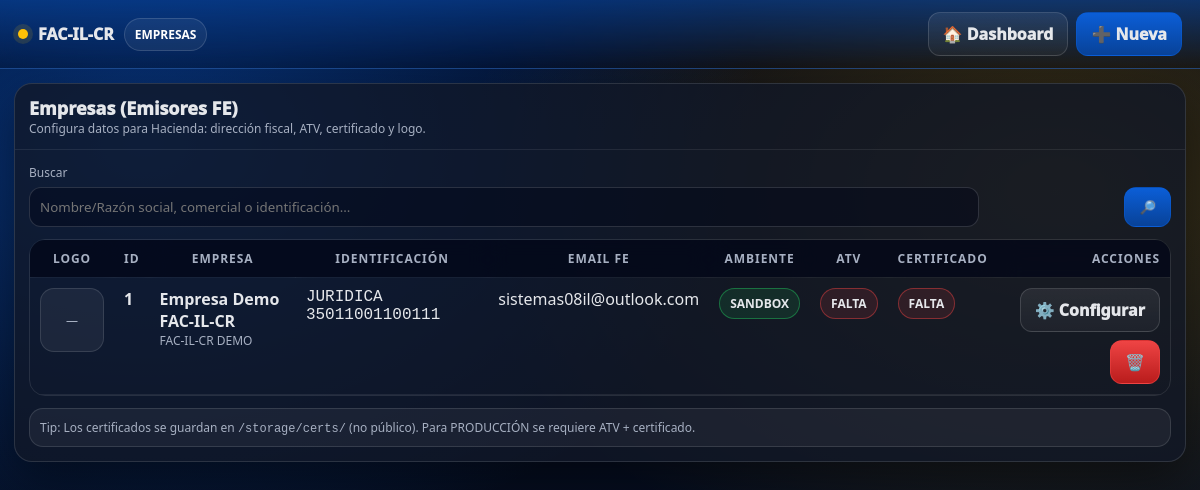
The app's page /empresas.php (signed in) with its own data.
### tables this page shows
CREATE TABLE `empresas` (
  `id` int(11) NOT NULL,
  `nombre` varchar(150) NOT NULL,
  `cedula_juridica` varchar(20) NOT NULL,
  `nombre_comercial` varchar(150) DEFAULT NULL,
  `actividad_economica` varchar(10) DEFAULT NULL,
  `email` varchar(120) DEFAULT NULL,
  `telefono` varchar(30) DEFAULT NULL,
  `direccion` text DEFAULT NULL,
  `logo_blob` longblob DEFAULT NULL,
  `logo_mime` varchar(60) DEFAULT NULL,
  `moneda_base` char(3) NOT NULL DEFAULT 'CRC',
  `estado` tinyint(4) NOT NULL DEFAULT 1,
  `created_at` timestamp NOT NULL DEFAULT current_timestamp(),
  `updated_at` timestamp NULL DEFAULT NULL ON UPDATE current_timestamp(),
  `tipo_identificacion` enum('FISICA','JURIDICA','DIMEX','NITE') NOT NULL DEFAULT 'JURIDICA',
  `identificacion` varchar(20) NOT NULL,
  `email_fe` varchar(120) NOT NULL,
  `provincia` varchar(2) NOT NULL,
  `canton` varchar(2) NOT NULL,
  `distrito` varchar(2) NOT NULL,
  `barrio` varchar(2) NOT NULL,
  `otras_senas` varchar(255) NOT NULL,
  `atv_usuario` varchar(100) DEFAULT NULL,
  `atv_password` varbinary(255) DEFAULT NULL,
  `fe_ambiente` enum('SANDBOX','PRODUCCION') NOT NULL DEFAULT 'SANDBOX',
  `cert_ruta` varchar(255) DEFAULT NULL,
  `cert_password` varbinary(255) DEFAULT NULL
);

### empresas.php (the view, shortened to what this page needs)
<?php
require_once __DIR__."/config/db.php";
function h($s){ return htmlspecialchars((string)$s, ENT_QUOTES, 'UTF-8'); }
function col_exists(PDO $pdo,string $t,string $c):bool{
  $st=$pdo->prepare("SELECT COUNT(*) FROM INFORMATION_SCHEMA.COLUMNS WHERE TABLE_SCHEMA=DATABASE() AND TABLE_NAME=? AND COLUMN_NAME=?");
  $st->execute([$t,$c]); return ((int)$st->fetchColumn())>0;
}
function pick_col(PDO $pdo,string $t,array $cands,?string $default=null): ?string {
  foreach($cands as $c){ if(col_exists($pdo,$t,$c)) return $c; }
  return $default;
}
$q=trim($_GET['q'] ?? '');
$where=[]; $params=[];
$col_razon = pick_col($pdo,'empresas',['razon_social','nombre'], 'nombre');
$col_comercial = pick_col($pdo,'empresas',['nombre_comercial'], null);
$col_tipo_id = pick_col($pdo,'empresas',['tipo_identificacion'], null);
$col_ident = pick_col($pdo,'empresas',['identificacion','cedula_juridica'], 'cedula_juridica');
$col_email = pick_col($pdo,'empresas',['email_fe','email'], 'email');
$has_logo = col_exists($pdo,'empresas','logo');
$has_fe = col_exists($pdo,'empresas','fe_ambiente');
$has_atv_user = col_exists($pdo,'empresas','atv_usuario');
$has_cert_ruta = col_exists($pdo,'empresas','cert_ruta');
$w=count($where)?("WHERE ".implode(" AND ",$where)):"";
$sel = "id, $col_razon AS razon_social";
if($col_comercial) $sel .= ", $col_comercial AS nombre_comercial";
if($col_tipo_id) $sel .= ", $col_tipo_id AS tipo_identificacion";
$sel .= ", $col_ident AS identificacion, $col_email AS email_fe";
if($has_fe) $sel.=", fe_ambiente";
if($has_atv_user) $sel.=", atv_usuario";
if($has_cert_ruta) $sel.=", cert_ruta";
if($has_logo) $sel.=", (logo IS NOT NULL) AS tiene_logo"; else $sel.=", 0 AS tiene_logo";
$st=$pdo->prepare("SELECT $sel FROM empresas $w ORDER BY id DESC LIMIT 2000");
$st->execute($params);
$rows=$st->fetchAll(PDO::FETCH_ASSOC);
?>
<!doctype html><html lang="es"><head><meta charset="utf-8"><meta name="viewport" content="width=device-width,initial-scale=1">
</head><body>
<div class="header">
  <div class="brand"><span class="dot"></span> FAC-IL-CR <span class="pill">EMPRESAS</span></div>
  <div class="actions">
    <a class="btn" href="dashboard.php">🏠 Dashboard</a>
    <a class="btn primary" href="empresas_nuevo.php">➕ Nueva</a>
  </div>
</div>
<div class="wrap">
  <div class="card">
    <div class="hd">
      <div>
        <div style="font-weight:1000;font-size:18px">Empresas (Emisores FE)</div>
        <div class="small">Configura datos para Hacienda: dirección fiscal, ATV, certificado y logo.</div>
      </div>
    </div>
    <div class="bd">
      <form class="grid" method="get">
        <div style="grid-column:span 10">
          <div class="label">Buscar</div>
          <input class="input" name="q" value="<?=h($q)?>" placeholder="Nombre/Razón social, comercial o identificación...">
        </div>
        <div style="grid-column:span 2;display:flex;justify-content:flex-end">
          <button class="btn primary" type="submit">🔎</button>
        </div>
      </form>
      <div style="margin-top:12px;overflow:auto;border:1px solid rgba(255,255,255,.10);border-radius:16px">
        <table class="table">
          <thead>
            <tr>
              <th>Logo</th>
              <th>ID</th>
              <th>Empresa</th>
              <th>Identificación</th>
              <th>Email FE</th>
              <?php if($has_fe): ?><th>Ambiente</th><?php endif; ?>
              <th>ATV</th>
              <th>Certificado</th>
              <th class="right">Acciones</th>
            </tr>
          </thead>
          <tbody>
            <?php foreach($rows as $e):
              $amb = $has_fe ? ($e['fe_ambiente'] ?? 'SANDBOX') : '—';
              $tagA = ($amb==='PRODUCCION')?'warn':'ok';
              $hasAtv = $has_atv_user ? (!empty($e['atv_usuario'])) : false;
              $hasCert = $has_cert_ruta ? (!empty($e['cert_ruta'])) : false;
            ?>
            <tr>
              <td>
                <div class="preview">
                  <?php if((int)($e['tiene_logo'] ?? 0)===1): ?>
                    <img src="empresa_logo.php?id=<?= (int)$e['id'] ?>" alt="logo">
                  <?php else: ?>
                    <span class="small">—</span>
                  <?php endif; ?>
                </div>
              </td>
              <td class="mono"><b><?= (int)$e['id'] ?></b></td>
              <td>
                <b><?= h($e['razon_social'] ?? '') ?></b>
                <?php if(!empty($e['nombre_comercial'])): ?><div class="small"><?= h($e['nombre_comercial']) ?></div><?php endif; ?>
              </td>
              <td class="mono"><?php if(!empty($e['tipo_identificacion'])): ?><?= h($e['tipo_identificacion']).' ' ?><?php endif; ?><?= h($e['identificacion'] ?? '') ?></td>
              <td><?= h($e['email_fe'] ?? '') ?></td>
              <?php if($has_fe): ?><td><span class="tag <?=$tagA?>"><?= h($amb) ?></span></td><?php endif; ?>
              <td><span class="tag <?= $hasAtv?'ok':'bad' ?>"><?= $hasAtv?'CONFIG':'FALTA' ?></span></td>
              <td><span class="tag <?= $hasCert?'ok':'bad' ?>"><?= $hasCert?'CARGADO':'FALTA' ?></span></td>
              <td class="right">
                <div class="actions">
                  <a class="btn" href="empresas_editar.php?id=<?= (int)$e['id'] ?>">⚙️ Configurar</a>
                  <a class="btn danger" href="empresas_eliminar.php?id=<?= (int)$e['id'] ?>" onclick="return confirm('¿Eliminar esta empresa?');">🗑️</a>
                </div>
              </td>
            </tr>
            <?php endforeach; if(count($rows)===0): ?>
              <tr><td colspan="10" class="small">Sin empresas.</td></tr>
            <?php endif; ?>
          </tbody>
        </table>
      </div>
      <div class="notice small" style="margin-top:12px">
        Tip: Los certificados se guardan en <span class="mono">/storage/certs/</span> (no público). Para PRODUCCIÓN se requiere ATV + certificado.
      </div>
    </div>
  </div>
</div>
</body></html>

### empresas.php (style rules this page uses)
:root { --azul:#0b5ed7;--azul-metal:#084298;--amarillo:#ffc107;--amarillo-metal:#ffca2c;--fondo:#071225;--card:rgba(17,24,39,.78);--borde:rgba(255,255,255,.12);--txt:#e5e7eb;--muted:#a7b0c2;--ok:#22c55e;--bad:#ef4444;--info:#38bdf8 }
* { box-sizing:border-box;font-family:system-ui,-apple-system,Segoe UI,Roboto,Arial }
body { margin:0;color:var(--txt);background:radial-gradient(1000px 680px at 12% 18%, rgba(11,94,215,.52), transparent 62%),radial-gradient(1000px 680px at 88% 24%, rgba(255,193,7,.22), transparent 60%),linear-gradient(180deg,#020617,var(--fondo));min-height:100vh }
.header { display:flex;align-items:center;justify-content:space-between;gap:14px;padding:12px 18px;border-bottom:1px solid rgba(255,255,255,.08);background:linear-gradient(180deg, rgba(8,66,152,.65), rgba(2,6,23,.25));position:sticky;top:0;backdrop-filter: blur(12px);z-index:60 }
.brand { display:flex;align-items:center;gap:10px;font-weight:1000 }
.dot { width:10px;height:10px;border-radius:50%;background:var(--amarillo);box-shadow:0 0 0 5px rgba(255,193,7,.12) }
.pill { padding:7px 10px;border-radius:999px;border:1px solid rgba(255,255,255,.14);background:rgba(255,255,255,.06);font-size:12px;font-weight:900;color:#fff }
.btn { display:inline-flex;align-items:center;justify-content:center;gap:8px;padding:10px 14px;border-radius:12px;border:1px solid rgba(255,255,255,.14);background:linear-gradient(180deg,rgba(255,255,255,.08),rgba(255,255,255,.04));color:var(--txt);font-weight:1000;cursor:pointer;text-decoration:none }
.btn.primary { background:linear-gradient(180deg,var(--azul),var(--azul-metal));border-color:rgba(11,94,215,.45) }
.btn.danger { background:linear-gradient(180deg,#ef4444,#b91c1c);border-color:rgba(239,68,68,.55) }
.wrap { max-width:1600px;margin:auto;padding:14px }
.card { background:var(--card);border:1px solid var(--borde);border-radius:18px;box-shadow:0 18px 50px rgba(0,0,0,.45);overflow:hidden }
.card .hd { padding:12px 14px;border-bottom:1px solid rgba(255,255,255,.08);display:flex;justify-content:space-between;gap:10px;align-items:center }
.card .bd { padding:14px }
.small { font-size:12px;color:var(--muted) }
.grid { display:grid;grid-template-columns:repeat(12,minmax(0,1fr));gap:10px;align-items:end }
.input,select,textarea { width:100%;padding:10px;border-radius:12px;border:1px solid rgba(255,255,255,.14);background:rgba(2,6,23,.45);color:var(--txt);outline:none }
.label { font-size:12px;color:var(--muted);margin:0 0 6px }
.table { width:100%;border-collapse:collapse }
.table th,.table td { padding:10px;border-bottom:1px solid rgba(255,255,255,.08);vertical-align:top }
.table th { font-size:12px;color:var(--muted);text-transform:uppercase;letter-spacing:.08em;position:sticky;top:0;background:rgba(2,6,23,.75);backdrop-filter: blur(10px) }
.right { text-align:right }
.tag { display:inline-flex;align-items:center;gap:8px;padding:6px 10px;border-radius:999px;border:1px solid rgba(255,255,255,.14);background:rgba(255,255,255,.06);font-weight:900;font-size:12px;white-space:nowrap }
.tag.ok { border-color:rgba(34,197,94,.45);background:rgba(34,197,94,.12) }
.tag.bad { border-color:rgba(239,68,68,.45);background:rgba(239,68,68,.12) }
.notice { padding:10px;border-radius:14px;border:1px solid rgba(255,255,255,.12);background:rgba(255,255,255,.05) }
.mono { font-family:ui-monospace,SFMono-Regular,Menlo,Monaco,Consolas,"Liberation Mono","Courier New",monospace }
.actions { display:flex;gap:8px;flex-wrap:wrap;justify-content:flex-end }
.preview { width:64px;height:64px;border-radius:14px;border:1px solid rgba(255,255,255,.12);background:rgba(255,255,255,.06);display:flex;align-items:center;justify-content:center;overflow:hidden }

### records on screen
empresas: id "1", nombre "Empresa Demo FAC-IL-CR", nombre_comercial "FAC-IL-CR DEMO", tipo_identificacion "JURIDICA", identificacion "35011001100111", email_fe "sistemas08il@outlook.com", amb "SANDBOX", shows "FALTA"
